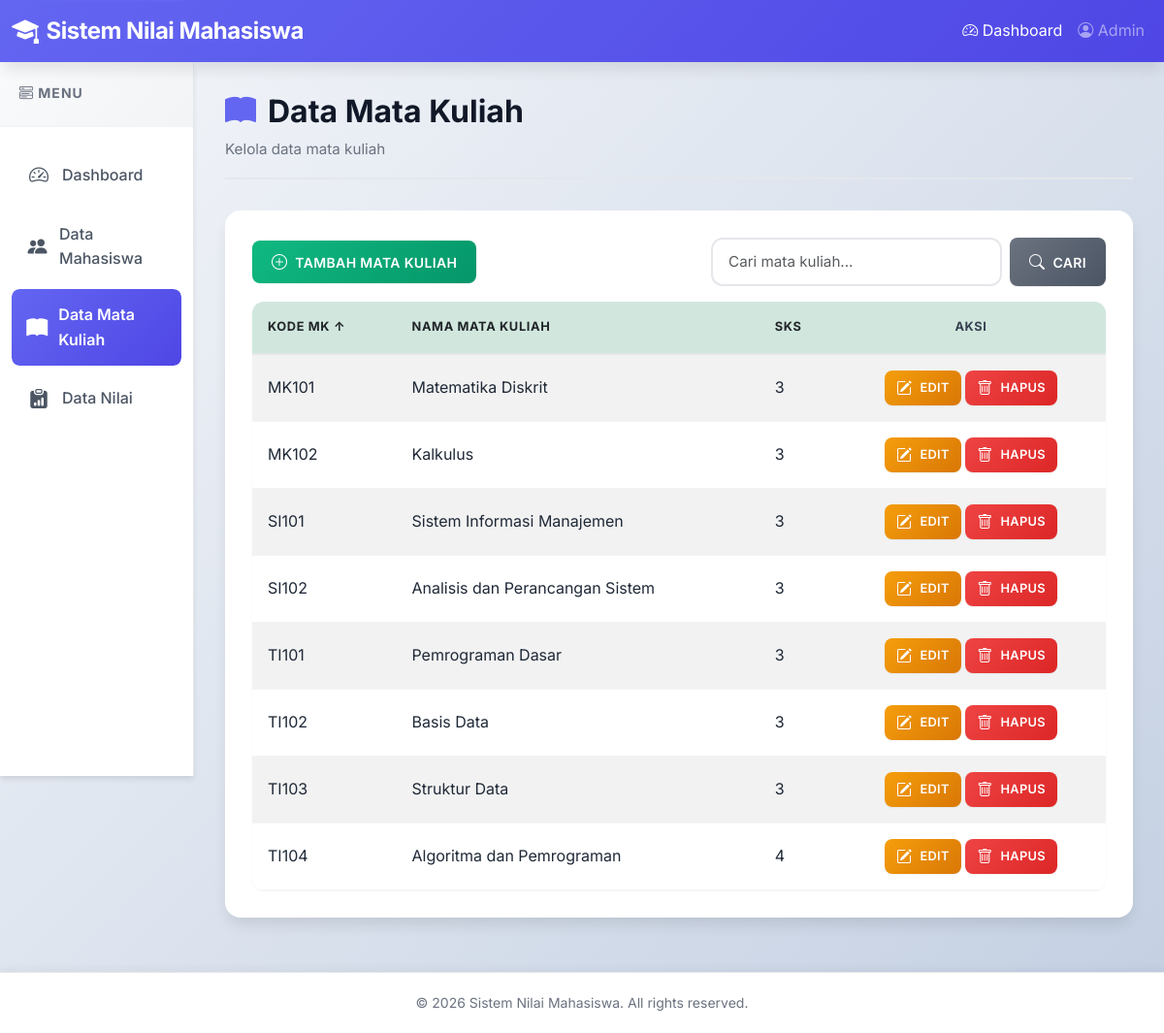
Page /modules/mata-kuliah/index.php on the committed database.
### tables this page shows
CREATE TABLE `mata_kuliah` (
  `id` INT(11) NOT NULL AUTO_INCREMENT,
  `kode_mk` VARCHAR(10) NOT NULL,
  `nama_mk` VARCHAR(100) NOT NULL,
  `sks` INT(11) NOT NULL,
  `created_at` TIMESTAMP NOT NULL DEFAULT CURRENT_TIMESTAMP,
  `updated_at` TIMESTAMP NOT NULL DEFAULT CURRENT_TIMESTAMP ON UPDATE CURRENT_TIMESTAMP,
  PRIMARY KEY (`id`),
  UNIQUE KEY `unique_kode_mk` (`kode_mk`),
  KEY `idx_sks` (`sks`),
  CONSTRAINT `chk_sks` CHECK (`sks` >= 1 AND `sks` <= 6)
);

### helpers/helper.php (called while the page is built, shortened)
<?php
function base_url($path = '') {
    $protocol = (!empty($_SERVER['HTTPS']) && $_SERVER['HTTPS'] !== 'off') || $_SERVER['SERVER_PORT'] == 443 ? "https" : "http";
    $host = $_SERVER['HTTP_HOST'];
    $script_name = str_replace('\\', '/', dirname($_SERVER['SCRIPT_NAME']));
    if (strpos($script_name, '/modules/') !== false) {
        $parts = explode('/modules/', $script_name);
        $base_path = $parts[0];
    } else {
        $base_path = $script_name;
    }
    $base_path = rtrim($base_path, '/');
    $base_url = $protocol . "://" . $host . $base_path;
    if (!empty($path)) {
        $path = ltrim($path, '/');
        return $base_url . '/' . $path;
    }
    return $base_url;
}
?>

### modules/mata-kuliah/index.php (the view, shortened to what this page needs)
<?php
include '../../includes/header.php';
$search = isset($_GET['search']) ? clean($_GET['search']) : '';
$order = isset($_GET['order']) ? clean($_GET['order']) : 'kode_mk';
$sort = isset($_GET['sort']) ? clean($_GET['sort']) : 'ASC';
$sql = "SELECT * FROM mata_kuliah WHERE
        kode_mk LIKE ? OR
        nama_mk LIKE ? OR
        sks LIKE ?
        ORDER BY $order $sort";
$search_param = "%$search%";
$stmt = $conn->prepare($sql);
$stmt->bind_param("sss", $search_param, $search_param, $search_param);
$stmt->execute();
$result = $stmt->get_result();
?>
<?php include '../../includes/navbar.php'; ?>
<div class="container-fluid">
    <div class="row">
        <div class="col-md-2 p-0">
            <?php include '../../includes/sidebar.php'; ?>
        </div>
        <div class="col-md-10 content">
            <div class="content-header">
                <h2><i class="bi bi-book-fill"></i> Data Mata Kuliah</h2>
                <p class="text-muted">Kelola data mata kuliah</p>
            </div>
            <div class="card">
                <div class="card-body">
                    <div class="d-flex justify-content-between align-items-center mb-3">
                        <a href="create.php" class="btn btn-success">
                            <i class="bi bi-plus-circle"></i> Tambah Mata Kuliah
                        </a>
                        <form method="GET" class="d-flex gap-2">
                            <input type="text" name="search" class="form-control" placeholder="Cari mata kuliah..." value="<?php echo $search; ?>">
                            <button type="submit" class="btn btn-secondary">
                                <i class="bi bi-search"></i> Cari
                            </button>
                        </form>
                    </div>
                    <div class="table-responsive">
                        <table class="table table-hover table-striped">
                            <thead class="table-success">
                                <tr>
                                    <th>
                                        <a href="?search=<?php echo $search; ?>&order=kode_mk&sort=<?php echo ($order == 'kode_mk' && $sort == 'ASC') ? 'DESC' : 'ASC'; ?>" class="text-decoration-none text-dark">
                                            Kode MK <?php if($order == 'kode_mk') echo ($sort == 'ASC') ? '↑' : '↓'; ?>
                                        </a>
                                    </th>
                                    <th>
                                        <a href="?search=<?php echo $search; ?>&order=nama_mk&sort=<?php echo ($order == 'nama_mk' && $sort == 'ASC') ? 'DESC' : 'ASC'; ?>" class="text-decoration-none text-dark">
                                            Nama Mata Kuliah <?php if($order == 'nama_mk') echo ($sort == 'ASC') ? '↑' : '↓'; ?>
                                        </a>
                                    </th>
                                    <th>
                                        <a href="?search=<?php echo $search; ?>&order=sks&sort=<?php echo ($order == 'sks' && $sort == 'ASC') ? 'DESC' : 'ASC'; ?>" class="text-decoration-none text-dark">
                                            SKS <?php if($order == 'sks') echo ($sort == 'ASC') ? '↑' : '↓'; ?>
                                        </a>
                                    </th>
                                    <th class="text-center">Aksi</th>
                                </tr>
                            </thead>
                            <tbody>
                                <?php if ($result->num_rows > 0): ?>
                                    <?php while ($row = $result->fetch_assoc()): ?>
                                        <tr>
                                            <td><?php echo $row['kode_mk']; ?></td>
                                            <td><?php echo $row['nama_mk']; ?></td>
                                            <td><?php echo $row['sks']; ?></td>
                                            <td class="text-center">
                                                <a href="edit.php?id=<?php echo $row['id']; ?>" class="btn btn-sm btn-warning">
                                                    <i class="bi bi-pencil-square"></i> Edit
                                                </a>
                                                <a href="delete.php?id=<?php echo $row['id']; ?>" class="btn btn-sm btn-danger" onclick="return confirm('Yakin ingin menghapus data ini?')">
                                                    <i class="bi bi-trash"></i> Hapus
                                                </a>
                                            </td>
                                        </tr>
                                    <?php endwhile; ?>
                                <?php else: ?>
                                    <tr>
                                        <td colspan="4" class="text-center">Tidak ada data mata kuliah</td>
                                    </tr>
                                <?php endif; ?>
                            </tbody>
                        </table>
                    </div>
                </div>
            </div>
        </div>
    </div>
</div>
<?php include '../../includes/footer.php'; ?>

### includes/header.php (shortened to what this page needs)
<?php
require_once __DIR__ . '/../helpers/helper.php';
?>
<!DOCTYPE html>
<html lang="id">
<head>
    <link href="https://cdn.jsdelivr.net/npm/bootstrap@5.3.0/dist/css/bootstrap.min.css" rel="stylesheet">
    <link rel="stylesheet" href="https://cdn.jsdelivr.net/npm/bootstrap-icons@1.11.0/font/bootstrap-icons.css">
    <link rel="stylesheet" href="<?php echo base_url('assets/css/style.css'); ?>">
</head>
<body>

### includes/navbar.php (shortened to what this page needs)
<nav class="navbar navbar-expand-lg navbar-dark bg-primary" role="navigation" aria-label="Main navigation">
    <div class="container-fluid">
        <a class="navbar-brand" href="<?php echo base_url('index.php'); ?>" aria-label="Sistem Nilai Mahasiswa - Home">
            <i class="bi bi-mortarboard-fill" aria-hidden="true"></i>
            <span>Sistem Nilai Mahasiswa</span>
        </a>
        <div class="collapse navbar-collapse" id="navbarNav">
            <ul class="navbar-nav ms-auto">
                <li class="nav-item">
                    <a class="nav-link <?php echo (basename($_SERVER['PHP_SELF']) == 'index.php' && !isset($_GET['page'])) ? 'active' : ''; ?>"
                       href="<?php echo base_url('index.php'); ?>"
                       aria-label="Dashboard"
                       <?php echo (basename($_SERVER['PHP_SELF']) == 'index.php' && !isset($_GET['page'])) ? 'aria-current="page"' : ''; ?>>
                        <i class="bi bi-speedometer2" aria-hidden="true"></i>
                        <span>Dashboard</span>
                    </a>
                </li>
                <li class="nav-item">
                    <span class="nav-link text-white-50" aria-label="Logged in as Admin">
                        <i class="bi bi-person-circle" aria-hidden="true"></i>
                        <span>Admin</span>
                    </span>
                </li>
            </ul>
        </div>
    </div>
</nav>

### includes/sidebar.php
<aside class="sidebar" role="complementary" aria-label="Sidebar navigation">
    <div class="sidebar-header">
        <h5><i class="bi bi-menu-button-wide" aria-hidden="true"></i> Menu</h5>
    </div>
    <nav aria-label="Main menu">
        <ul class="sidebar-menu" role="menubar">
            <li role="none" class="<?php echo (basename($_SERVER['PHP_SELF']) == 'index.php' && !strpos($_SERVER['REQUEST_URI'], 'modules')) ? 'active' : ''; ?>">
                <a href="<?php echo base_url('index.php'); ?>"
                   role="menuitem"
                   aria-label="Dashboard - Lihat statistik"
                   <?php echo (basename($_SERVER['PHP_SELF']) == 'index.php' && !strpos($_SERVER['REQUEST_URI'], 'modules')) ? 'aria-current="page"' : ''; ?>>
                    <i class="bi bi-speedometer2" aria-hidden="true"></i>
                    <span>Dashboard</span>
                </a>
            </li>
            <li role="none" class="<?php echo (strpos($_SERVER['REQUEST_URI'], 'mahasiswa') !== false) ? 'active' : ''; ?>">
                <a href="<?php echo base_url('modules/mahasiswa/index.php'); ?>"
                   role="menuitem"
                   aria-label="Data Mahasiswa - Kelola data mahasiswa"
                   <?php echo (strpos($_SERVER['REQUEST_URI'], 'mahasiswa') !== false) ? 'aria-current="page"' : ''; ?>>
                    <i class="bi bi-people-fill" aria-hidden="true"></i>
                    <span>Data Mahasiswa</span>
                </a>
            </li>
            <li role="none" class="<?php echo (strpos($_SERVER['REQUEST_URI'], 'mata-kuliah') !== false) ? 'active' : ''; ?>">
                <a href="<?php echo base_url('modules/mata-kuliah/index.php'); ?>"
                   role="menuitem"
                   aria-label="Data Mata Kuliah - Kelola mata kuliah"
                   <?php echo (strpos($_SERVER['REQUEST_URI'], 'mata-kuliah') !== false) ? 'aria-current="page"' : ''; ?>>
                    <i class="bi bi-book-fill" aria-hidden="true"></i>
                    <span>Data Mata Kuliah</span>
                </a>
            </li>
            <li role="none" class="<?php echo (strpos($_SERVER['REQUEST_URI'], 'nilai') !== false) ? 'active' : ''; ?>">
                <a href="<?php echo base_url('modules/nilai/index.php'); ?>"
                   role="menuitem"
                   aria-label="Data Nilai - Kelola nilai mahasiswa"
                   <?php echo (strpos($_SERVER['REQUEST_URI'], 'nilai') !== false) ? 'aria-current="page"' : ''; ?>>
                    <i class="bi bi-clipboard-data-fill" aria-hidden="true"></i>
                    <span>Data Nilai</span>
                </a>
            </li>
        </ul>
    </nav>
</aside>

### includes/footer.php (shortened to what this page needs)
    <footer class="footer" role="contentinfo">
        <div class="container-fluid">
            <p class="mb-0">&copy; <?php echo date('Y'); ?> Sistem Nilai Mahasiswa. All rights reserved.</p>
        </div>
    </footer>
</body>
</html>

### rows in the picture
mata_kuliah: kode_mk "MK101", nama_mk "Matematika Diskrit", sks "3"
mata_kuliah: kode_mk "MK102", nama_mk "Kalkulus", sks "3"
mata_kuliah: kode_mk "SI101", nama_mk "Sistem Informasi Manajemen", sks "3"
mata_kuliah: kode_mk "SI102", nama_mk "Analisis dan Perancangan Sistem", sks "3"
mata_kuliah: kode_mk "TI101", nama_mk "Pemrograman Dasar", sks "3"
mata_kuliah: kode_mk "TI102", nama_mk "Basis Data", sks "3"
mata_kuliah: kode_mk "TI103", nama_mk "Struktur Data", sks "3"
mata_kuliah: kode_mk "TI104", nama_mk "Algoritma dan Pemrograman", sks "4"
